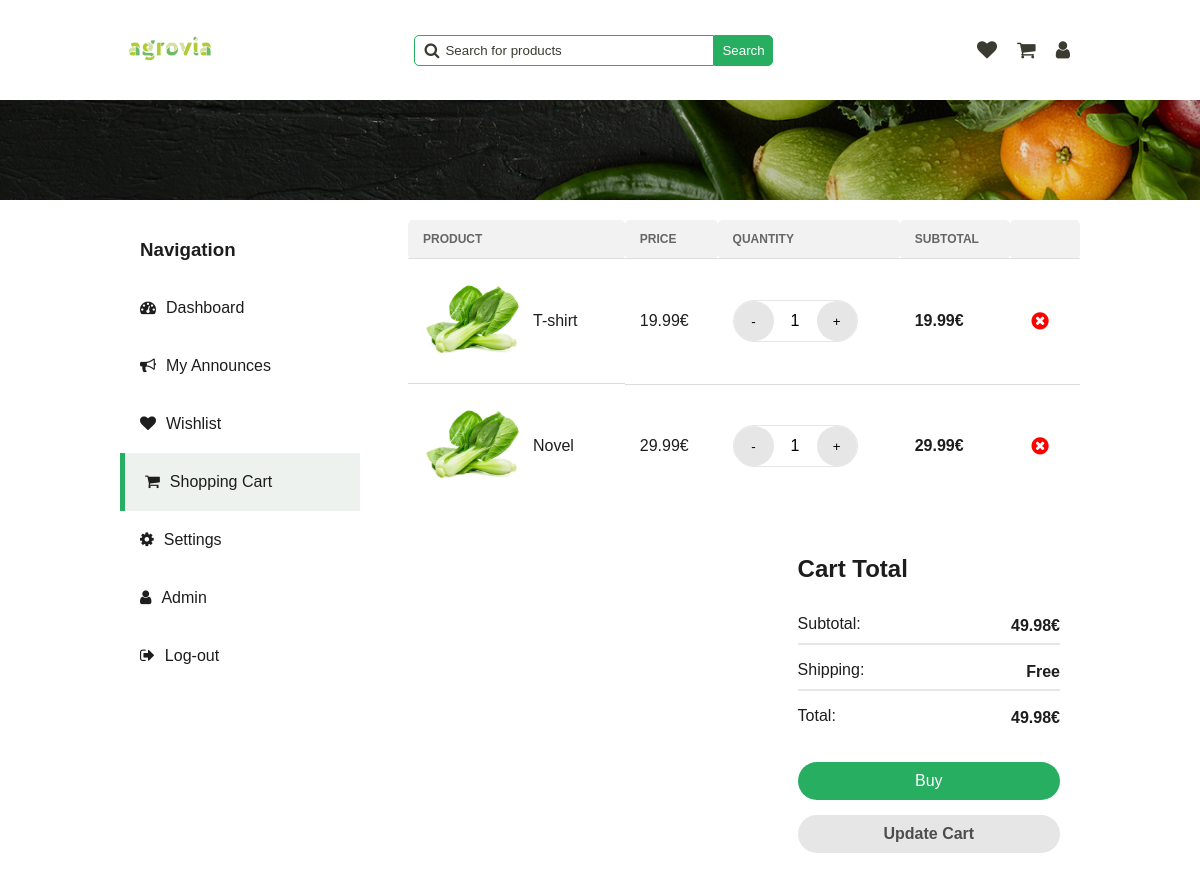
/pages/shopping-cart.php (signed in), run on an earlier commit of the app's database.
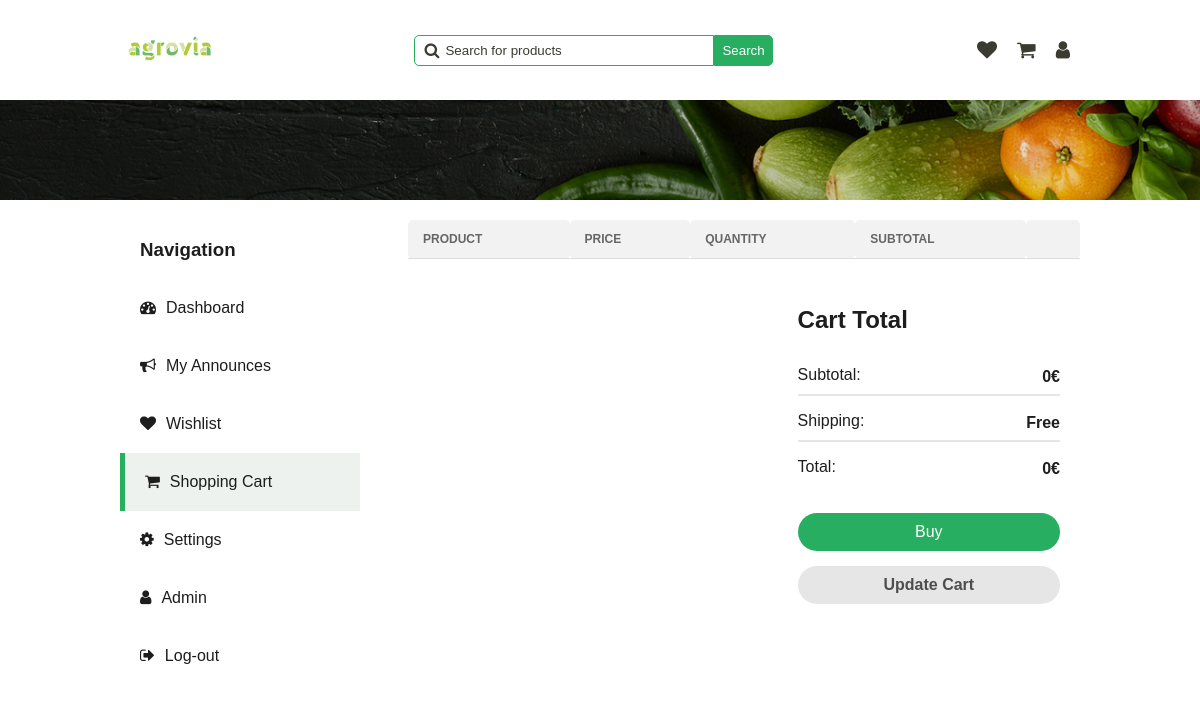
And on a later commit of the database.
### tables this page shows
CREATE TABLE UserSaved (
  id INTEGER PRIMARY KEY,
  user_id INTEGER,
  announce_id INTEGER,
  quantity_selected INTEGER,
  is_in_cart BOOLEAN,
  is_in_favourite BOOLEAN,
  FOREIGN KEY (user_id) REFERENCES User(id),
  FOREIGN KEY (announce_id) REFERENCES Announce(id) ON DELETE CASCADE
);

CREATE TABLE Announce (
  id INTEGER PRIMARY KEY,
  id_category INTEGER,
  image TEXT,
  title TEXT,
  description TEXT,
  price FLOAT,
  quantity INTEGER,
  rating INTEGER,
  out_of_stock BOOLEAN,
  FOREIGN KEY (id_category) REFERENCES Category(id)
);

### php/announce.php (called while the page is built, shortened)
<?php
require '../php/pdo.php';
function get_shopping_cart_by_user_id($user_id)
{
    global $pdo;
    $query = "SELECT Announce.*, UserSaved.quantity_selected
              FROM Announce
              JOIN UserSaved ON Announce.id = UserSaved.announce_id
              WHERE UserSaved.user_id = :user_id AND UserSaved.is_in_cart = 1
             ";
    $stmt = $pdo->prepare($query);
    $stmt->bindParam(':user_id', $user_id);
    $stmt->execute();
    $shopping_cart = $stmt->fetchAll(PDO::FETCH_ASSOC);
    return $shopping_cart;
}
?>

### pages/shopping-cart.php (the view, shortened to what the changed rows need)
<!DOCTYPE html>
<html lang="en">
<head>
    <link rel="stylesheet" href="../styles/alert.css">
    <link rel="stylesheet" href="../styles/dashboard.css" onload="load_theme()">
    <link rel="stylesheet" href="../styles/main-header.css">
    <link rel="stylesheet" href="../styles/shopping-cart.css">
    <link rel="stylesheet" href="../styles/confirm-modal.css">
    <link rel="stylesheet" href="../styles/wishlist.css">
    <link rel="stylesheet" href="https://cdnjs.cloudflare.com/ajax/libs/font-awesome/4.7.0/css/font-awesome.min.css">
</head>
<body>
    <?php
    require "../php/user.php";
    require "../php/announce.php";
    $shopping_cart_announce = get_shopping_cart_by_user_id($_SESSION['user_id']);
    $total_price = 0;
    ?>
    <div class="main-container">
        <section class="tab-content shopping-cart-section">
            <table>
                <tr>
                    <th>Product</th>
                    <th>Price</th>
                    <th>Quantity</th>
                    <th>Subtotal</th>
                    <th></th>
                </tr>
                <?php foreach ($shopping_cart_announce as $item): ?>
                    <tr id="wishlist-item-<?php echo $item['id']; ?>">
                        <td class="product">
                            <img src="<?php echo $item['image']; ?>" alt="product">
                            <span id="title-<?php echo $item['id']; ?>"><?php echo $item['title']; ?></span>
                        </td>
                        <td id="price-<?php echo $item['id']; ?>">
                            <?php echo $item['price']; ?>€
                        </td>
                        <td class="stock-status">
                            <span>
                                <div class="manage-quantity">
                                    <button class="increment" onclick="decrement(<?php echo $item['id']; ?>)">-</button>
                                    <span
                                        id="count-<?php echo $item['id']; ?>"><?php echo $item['quantity_selected']; ?></span>
                                    <button class="decrement"
                                        onclick="increment(<?php echo $item['id']; ?>, <?php echo $item['quantity']; ?>)">+</button>
                                </div>
                            </span>
                        </td>
                        <td>
                            <strong class="subtotal" id="subtotal-<?php echo $item['id']; ?>">
                                <?php echo $item['price'] * $item['quantity_selected']; ?>€
                            </strong>
                        </td>
                        <td>
                            <button class="delete-btn" onclick="delete_wishlist_item(<?php echo $item['id']; ?>)">
                                <i class="fa fa-times-circle" aria-hidden="true"></i>
                            </button>
                        </td>
                    </tr>
                    <?php
                    $total_price += $item['price'] * $item['quantity_selected'];
                endforeach;
                ?>
            </table>
            <section class="total">
                <span class="subtotal-price">
                    Subtotal: <span class="total-price"><?php echo $total_price; ?>€</span>
                </span>
                <span>
                    Total: <span class="total-price" id="total-price-id"><?php echo $total_price; ?>€</span>
                </span>
            </section>
        </section>
    </div>
</body>
</html>

What changed in the data, as far as the page shows it:
no longer on this page (row edited): usersaved: announce.image (picture), announce.title "T-shirt", announce.price "19.99", quantity_selected "1", $item['price']*$item['quantity_selected'] "19.99"
no longer on this page (row edited): usersaved: announce.image (picture), announce.title "Novel", announce.price "29.99", quantity_selected "1", $item['price']*$item['quantity_selected'] "29.99"
Also different on the page:
$total_price: "49.98" → "0"
